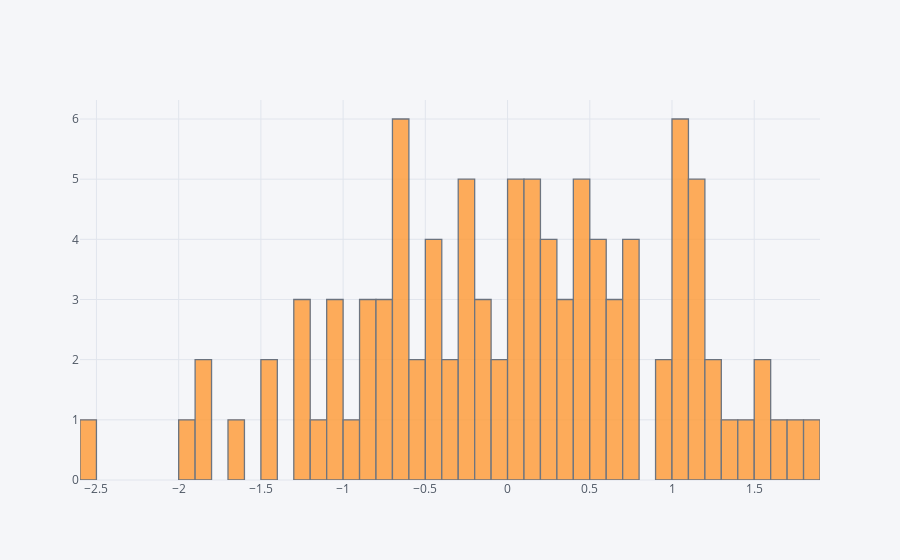

Notebook source saved alongside this figure:
### Code cell
df1['A'].iplot(kind = 'hist', bins = 50)

### Figure 1 — Plotly figure (JSON) as saved in the notebook; plotly's stock layout.template omitted (floating-point values rounded to 4 significant figures)
{"data": [{"histfunc": "count", "histnorm": "", "marker": {"color": "rgba(255, 153, 51, 1.0)", "line": {"color": "#4D5663", "width": 1.3}}, "name": "A", "nbinsx": 50, "opacity": 0.8, "orientation": "v", "type": "histogram", "uid": "058f520b-c804-4640-851e-36207582a745", "x": [0.7254, -1.057, -0.4667, 0.6427, -0.6903, -0.4165, 1.534, 0.07432, 1.099, 0.1908, 1.044, -0.2786, 1.791, 0.383, 1.018, 1.423, 0.7719, -0.1727, 0.2087, 1.227, 0.05936, 1.185, 0.6191, -0.4589, 0.2382, -0.4715, -0.2272, -0.8789, -1.243, 0.02395, 0.06828, 0.5688, 0.395, -1.445, -1.124, 0.9164, 0.2865, 0.1058, -0.3076, 0.4676, -1.859, 0.9924, -0.1568, 1.208, 0.3613, -0.6571, -1.977, -0.5374, -0.7328, 0.7301, 1.584, -0.09196, 0.007818, 1.376, 0.5384, -1.201, -1.091, -1.037, 0.4509, 0.7585, 1.136, 0.1229, 0.4202, -0.6578, -0.7908, 0.1041, -0.2532, 1.02, 1.801, 1.095, -0.9203, 1.663, 0.6241, 0.4339, 1.028, -1.497, -1.866, 0.5708, -0.02709, -0.2605, 0.1681, 1.161, -0.559, -0.1727, -0.6554, 0.2864, -2.553, -0.8342, -0.8939, -0.7811, 0.476, 1.192, -0.3741, -1.211, -1.65, -0.2883, -0.6596, 0.5624, 1.1, -0.642]}], "layout": {"barmode": "overlay", "legend": {"bgcolor": "#F5F6F9", "font": {"color": "#4D5663"}}, "paper_bgcolor": "#F5F6F9", "plot_bgcolor": "#F5F6F9", "title": {"font": {"color": "#4D5663"}}, "xaxis": {"gridcolor": "#E1E5ED", "showgrid": true, "tickfont": {"color": "#4D5663"}, "title": {"font": {"color": "#4D5663"}, "text": ""}, "zerolinecolor": "#E1E5ED"}, "yaxis": {"gridcolor": "#E1E5ED", "showgrid": true, "tickfont": {"color": "#4D5663"}, "title": {"font": {"color": "#4D5663"}, "text": ""}, "zerolinecolor": "#E1E5ED"}}}
